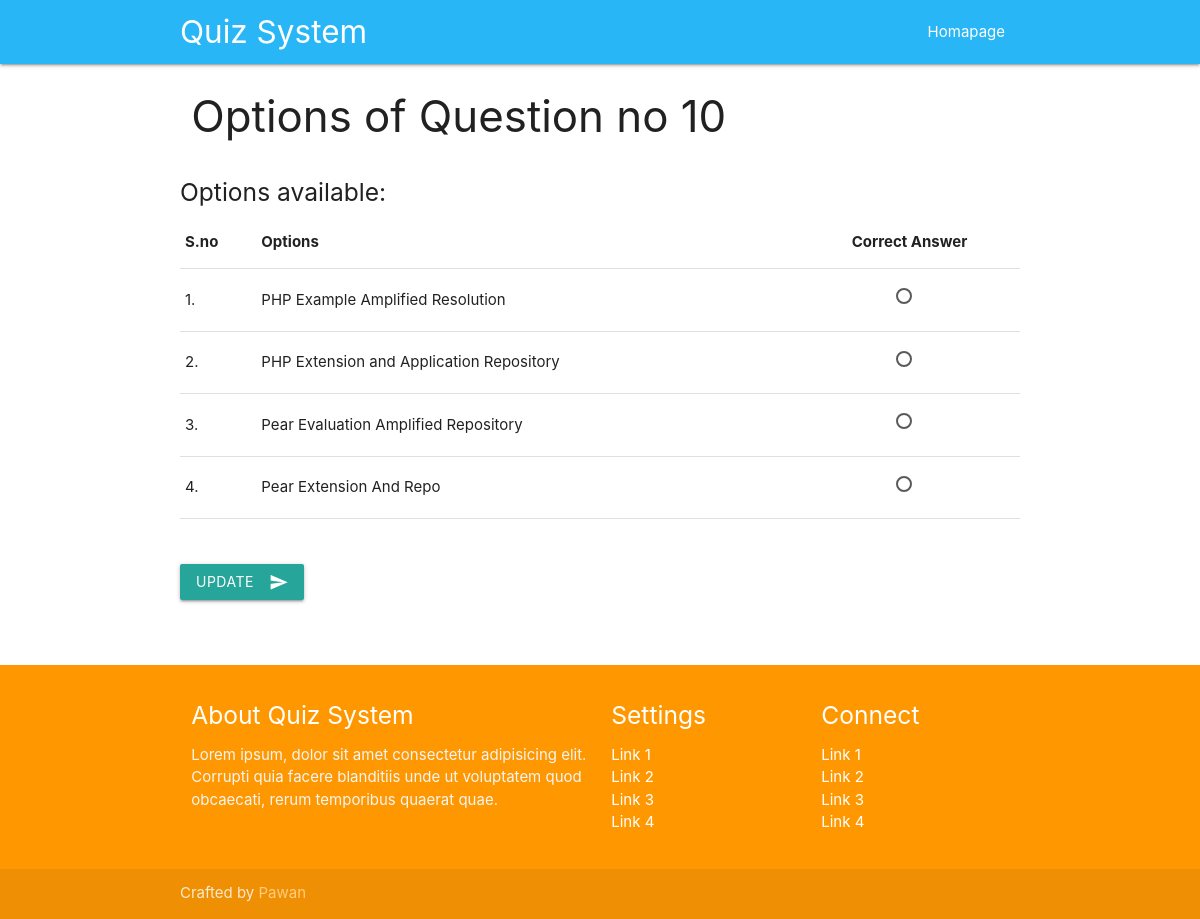
/admin/options.php?id=10, run on the app's committed database.
### tables this page shows
CREATE TABLE `answers` (
  `answer_id` int(11) NOT NULL,
  `answer` varchar(255) NOT NULL,
  `q_id` int(5) NOT NULL
);

### includes/functions.php (called while the page is built, shortened)
<?php
require_once "connect.php";
function publishAllOptionsOfQuestion($q_id) {
  global $connection;
  $sql = "SELECT * FROM answers WHERE q_id = $q_id";
  $result = mysqli_query($connection, $sql);
  if (mysqli_num_rows($result) > 0) {
    return $result;
  } else {
    echo "Data Fetch failed";
  }
}

### admin/options.php (the view, shortened to what this page needs)
<?php include_once "includes/header.php"; ?>
<?php include_once "../includes/functions.php"; ?>
<div class="container">
  <div class="row">
    <div class="col s8">
      <h3>Options of Question no <?= $_GET['id']; ?></h3>
    </div>
  </div>
  <div class="row">
    <h5>Options available:</h5>
    <table class="responsive-table highlight">
      <thead>
        <tr>
          <th>S.no</th>
          <th>Options</th>
          <th class="center">Correct Answer</th>
        </tr>
      </thead>
      <tbody>
        <form action="includes/updateAnswer.php" method="post">
          <?php
          $result = publishAllOptionsOfQuestion($_GET['id']);
          $i = 1;
          while ($record = mysqli_fetch_assoc($result)) : ?>
            <tr>
              <td><?= $i; ?>.</td>
              <td><?= $record['answer']; ?></td>
              <td class="center">
                <label>
                  <span></span>
                </label>
              </td>
            </tr>
          <?php $i++;
          endwhile; ?>
      </tbody>
    </table>
    <br><br>
    <button class="btn waves-effect waves-light" type="submit" name="updateAns">Update
      <i class="material-icons right">send</i>
    </button>
  </div>
  <br><br>
</div>
<?php include_once "includes/footer.php"; ?>

### asset/css/style.css (style rules this page uses)
body { display: flex; min-height: 100vh; flex-direction: column; }

### data on the page
answers: answer "PHP Example Amplified Resolution"
answers: answer "PHP Extension and Application Repository"
answers: answer "Pear Evaluation Amplified Repository"
answers: answer "Pear Extension And Repo"

### other printed values
$_GET['id'] "10"
